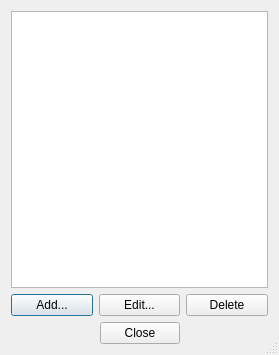
<?xml version="1.0" encoding="UTF-8"?>
<ui version="4.0">
 <class>EditTopicsDialog</class>
 <widget class="QDialog" name="EditTopicsDialog">
  <property name="geometry">
   <rect>
    <x>0</x>
    <y>0</y>
    <width>279</width>
    <height>355</height>
   </rect>
  </property>
  <property name="minimumSize">
   <size>
    <width>279</width>
    <height>0</height>
   </size>
  </property>
  <property name="maximumSize">
   <size>
    <width>279</width>
    <height>16777215</height>
   </size>
  </property>
  <property name="windowTitle">
   <string>Edit Topics</string>
  </property>
  <property name="sizeGripEnabled">
   <bool>true</bool>
  </property>
  <layout class="QVBoxLayout" name="verticalLayout">
   <item>
    <widget class="QListWidget" name="topicListWidget"/>
   </item>
   <item>
    <layout class="QHBoxLayout" name="horizontalLayout">
     <item>
      <widget class="QPushButton" name="addButton">
       <property name="text">
        <string>Add...</string>
       </property>
      </widget>
     </item>
     <item>
      <widget class="QPushButton" name="editButton">
       <property name="text">
        <string>Edit...</string>
       </property>
      </widget>
     </item>
     <item>
      <widget class="QPushButton" name="deleteButton">
       <property name="text">
        <string>Delete</string>
       </property>
      </widget>
     </item>
    </layout>
   </item>
   <item>
    <widget class="QDialogButtonBox" name="buttonBox">
     <property name="orientation">
      <enum>Qt::Horizontal</enum>
     </property>
     <property name="standardButtons">
      <set>QDialogButtonBox::Close</set>
     </property>
     <property name="centerButtons">
      <bool>true</bool>
     </property>
    </widget>
   </item>
  </layout>
 </widget>
 <resources/>
 <connections>
  <connection>
   <sender>buttonBox</sender>
   <signal>accepted()</signal>
   <receiver>EditTopicsDialog</receiver>
   <slot>accept()</slot>
   <hints>
    <hint type="sourcelabel">
     <x>248</x>
     <y>254</y>
    </hint>
    <hint type="destinationlabel">
     <x>157</x>
     <y>274</y>
    </hint>
   </hints>
  </connection>
  <connection>
   <sender>buttonBox</sender>
   <signal>rejected()</signal>
   <receiver>EditTopicsDialog</receiver>
   <slot>reject()</slot>
   <hints>
    <hint type="sourcelabel">
     <x>316</x>
     <y>260</y>
    </hint>
    <hint type="destinationlabel">
     <x>286</x>
     <y>274</y>
    </hint>
   </hints>
  </connection>
 </connections>
</ui>
